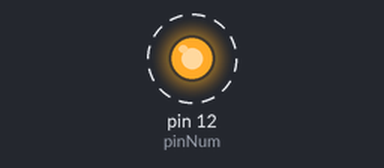
Recording of a sketch running on a simulated Arduino Uno, built with avr-gcc and run on an emulated ATmega328P. On the bench: output pins drawn as LEDs (lit = HIGH). Dashed ring = blinking.

Above: at 0.5 s.
Timing chart, 0 to 4.6 s (numbered marks = the images above):
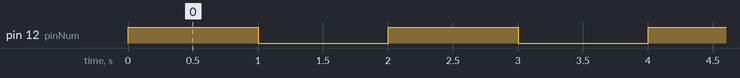

The sketch:

LEDBlink.ino
```cpp
int pinNum = 12;

void setup()
{
	pinMode(pinNum, OUTPUT);
}

void loop()
{
	digitalWrite(pinNum, HIGH);
    delay(1000);
    digitalWrite(pinNum, LOW);
    delay(1000);
}
```

Measured:
- by itself, pin 12 (pinNum): alternates HIGH for 1.0 s and LOW for 1.0 s
